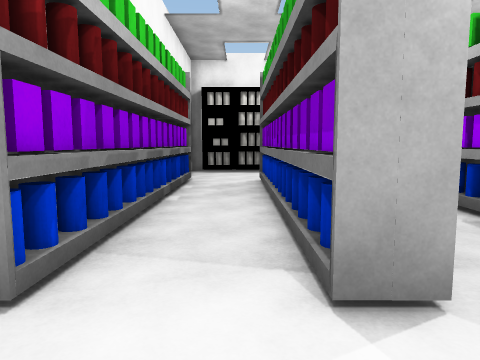
view 1 (above)

20 first-person views from a walk through a Unity game level. The camera is 1.4 m above the floor, tilts 6° down and sees 70° across. Doors are open. The floor is counted in squares, 1 m on a side. Each view is taken from the middle of a square. On the plan, view 1 faces up. The plan holds only what a view shows up to about 15 squares ahead; the rest is blank. Some surface patterns are stand-ins.

view 2
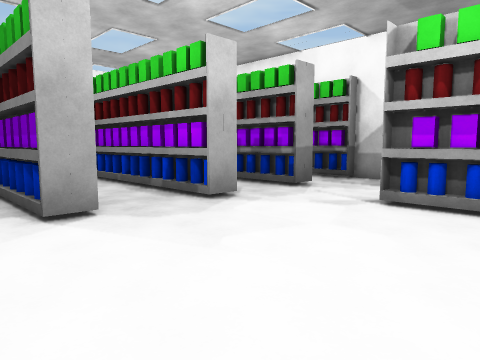

view 3
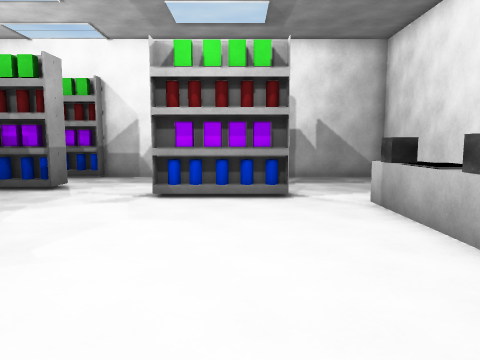

view 4
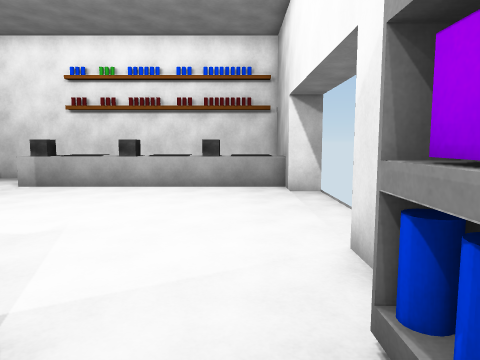

view 5
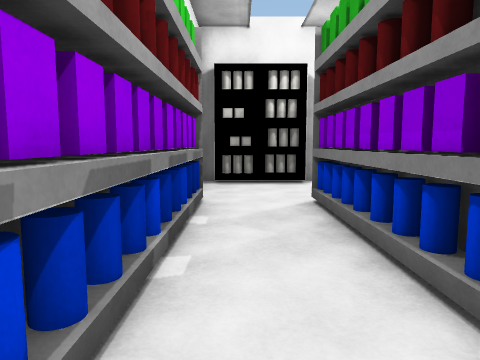

view 6
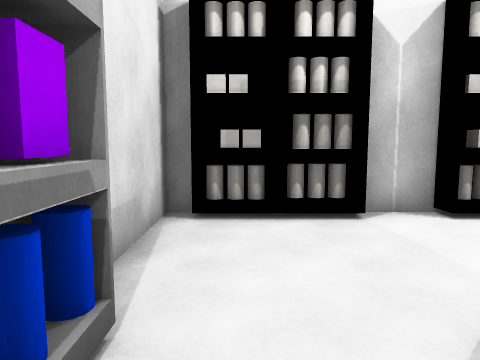

view 7
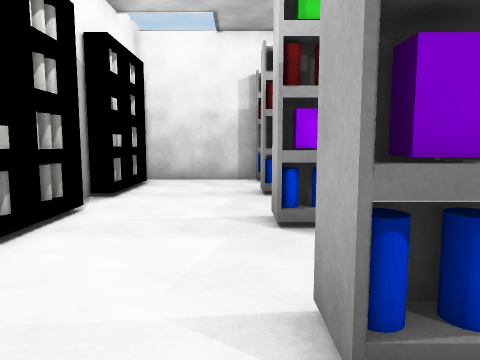

view 8
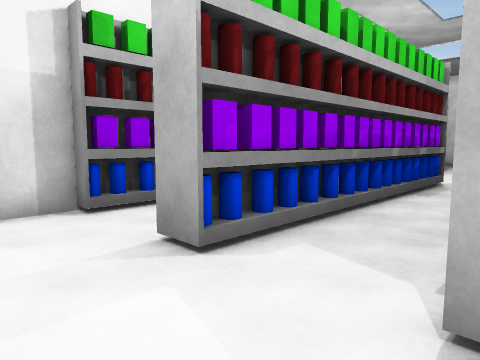

view 9
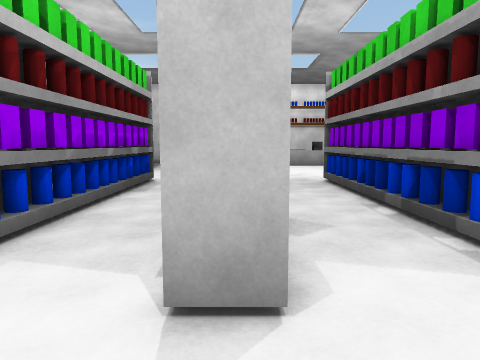

view 10
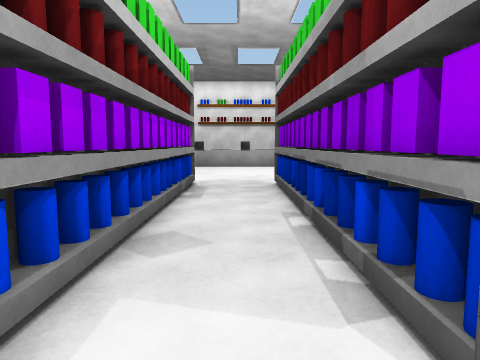

view 11
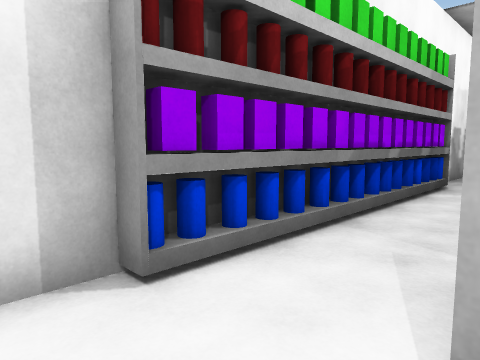

view 12
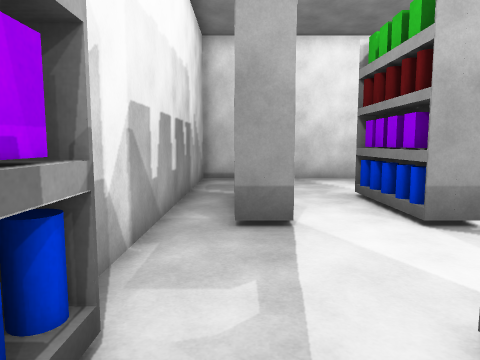

view 13
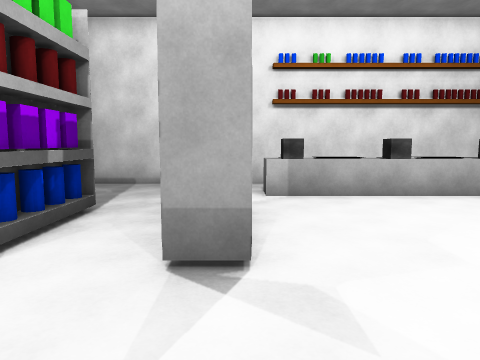

view 14
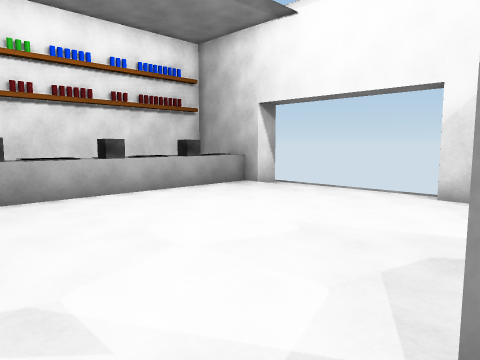

view 15
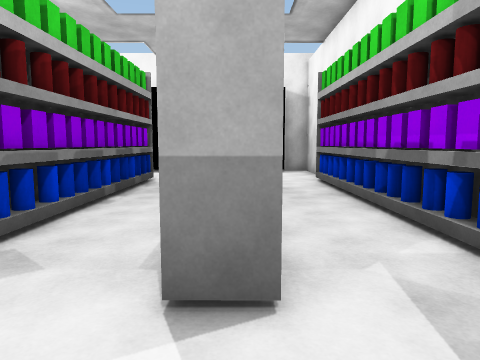

view 16
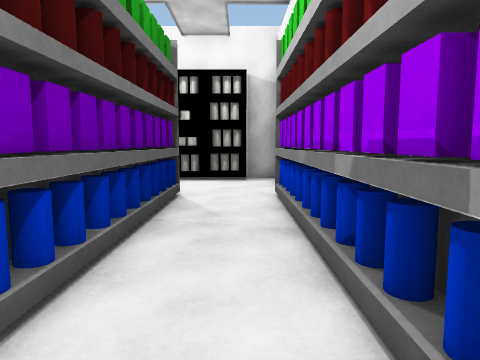

view 17
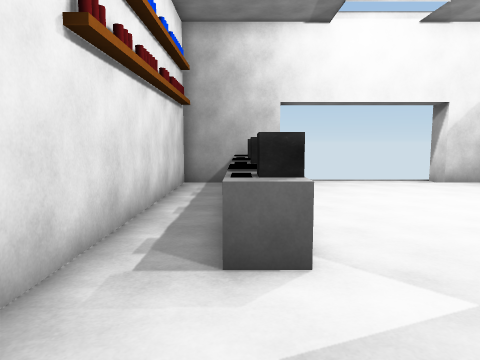

view 18
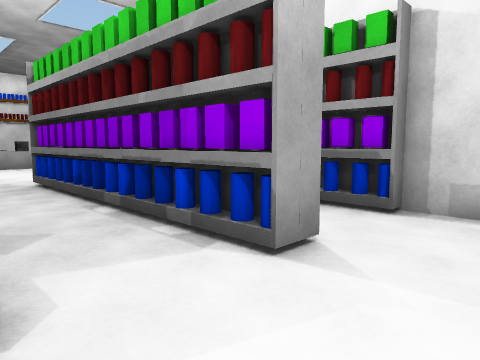

view 19
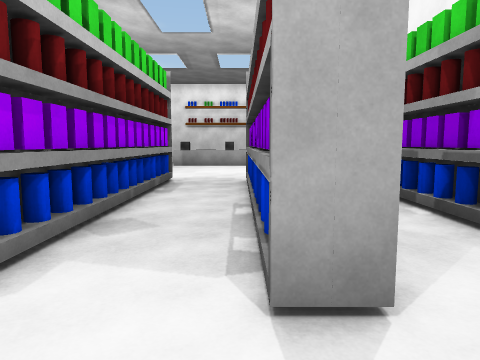

view 20
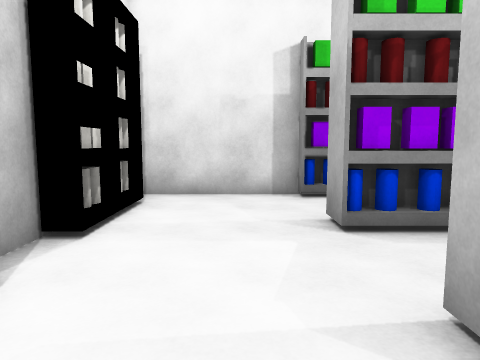

### Floor plan
Points are (right, up) in squares from view 1. A wall is a line through its corners. A room is listed if a view was taken in it or the views show most of it. See-through windows are left out.
Room 1 (views 1, 2, 3, 4, 5, 6, 7, 8, 9, 10, 11, 12, 13, 14, 15, 16, 17, 18, 19, 20)
walls: (8.3, 2.6) (8.3, 13.5); (-2.5, 1.7) (-2.5, 0.5); (12.5, 13.5) (12.5, 18) (11.2, 18); (-2.5, -5.6) (-2.5, -9) (1.5, -9); (3.1, 18) (1.5, 18); (1, 18) (-0.1, 18); (9.5, 18) (7.1, 18); (6.5, -9) (12.5, -9) (12.5, 2.5); (10.9, 18) (9.8, 18); (-1.5, 18) (-2.5, 18) (-2.5, 13.5)
low walls: (3.4, -6.2) (4.6, -6.2); (6.3, -6.5) (6.3, -7.2); (0.4, -6.2) (1.6, -6.2); (-2.5, -6.2) (-0.4, -6.2)
ways out: opening at (2.5, -8) to room 2; opening at (4, -7) to room 2; opening at (5.5, -8) to room 2; open door at (-3, -2.5)
objects: other object (-2, 3); other object (-2, 4); other object (-2, 5); other object (-2, 6); other object (-2, 7); other object (-2, 8); other object (-2, 9); other object (-2, 10); other object (-2, 11); other object (-2, 12); other object (-2, 13); other object (-2, 17) to (1, 18); other object (-1, 13); other object (0, -6); other object (1, 3); other object (1, 4); other object (1, 5); other object (1, 6); other object (1, 7); other object (1, 8); other object (1, 9); other object (1, 10); other object (1, 11); other object (1, 12); other object (1, 13); other object (2, -6) to (3, -6); other object (2, 3); other object (2, 4); other object (2, 5); other object (2, 6); other object (2, 7); other object (2, 8); other object (2, 9); other object (2, 10); other object (2, 11); other object (2, 12); other object (2, 13); other object (3, 17) to (6, 18); other object (5, -6) to (6, -6); other object (5, 3); other object (5, 4); other object (5, 5); other object (5, 6); other object (5, 7); other object (5, 8); other object (5, 9); other object (5, 10); other object (5, 11); other object (5, 12); other object (5, 13); other object (7, -4) to (8, -1); other object (9, 3); other object (9, 4); other object (9, 5); other object (9, 6); other object (9, 7); other object (9, 8); other object (9, 9); other object (9, 10); other object (9, 11); other object (9, 12); other object (9, 13); other object (9, 17) to (10, 18); other object (11, -4) to (11, -1); other object (12, 3); other object (12, 4); other object (12, 5); other object (12, 6); other object (12, 7); other object (12, 8); other object (12, 9); other object (12, 10); other object (12, 11); other object (12, 12); other object (12, 13)
Room 2 (no view inside)
walls: (1.5, -9) (6.5, -9)
ways out: opening at (2.5, -8) to room 1; opening at (4, -7) to room 1; opening at (5.5, -8) to room 1

Positions as (right, up) in squares from view 1, and headings:
1: (0, 0), facing up
2: (-1, -4), facing up-right
3: (-2, -3), facing right
4: (-1, 5), facing down
5: (-1, 5), facing up
6: (-1, 11), facing up
7: (-1, 14), facing right
8: (5, 16), facing down-right
9: (5, 16), facing down
10: (3, 15), facing down
11: (9, 15), facing down-right
12: (11, 5), facing down
13: (7, 3), facing down
14: (7, 3), facing down-left
15: (9, 0), facing up
16: (11, 4), facing up
17: (10, -7), facing left
18: (5, 16), facing down-left
19: (2, 16), facing down
20: (3, 15), facing right
